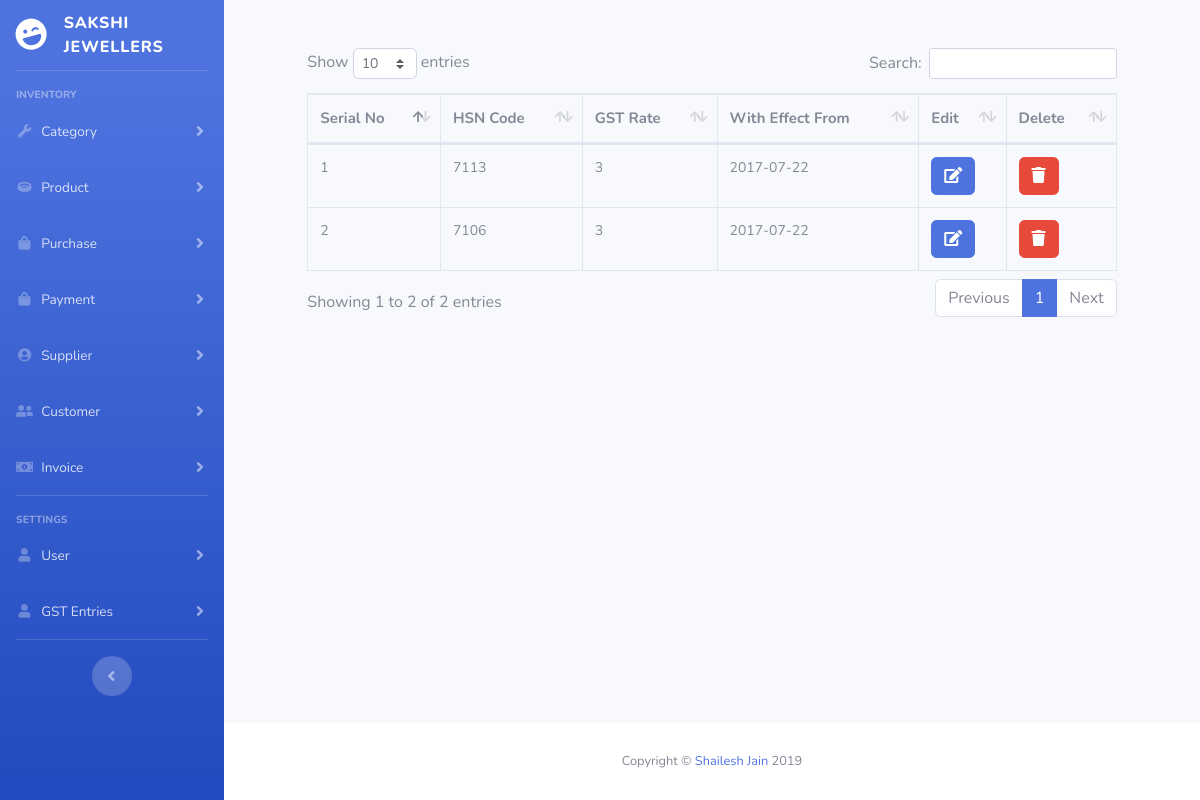
Screenshot of /gst.php with the database file from the repository.
### tables this page shows
CREATE TABLE `gst` (
  `gst_id` int(11) NOT NULL,
  `hsn_code` int(11) NOT NULL,
  `gst_rate` double NOT NULL,
  `wef` date NOT NULL,
  `deleted` int(1) NOT NULL DEFAULT '0',
  `created_at` datetime NOT NULL,
  `deleted_at` datetime NOT NULL,
  `created_by` int(11) NOT NULL,
  `deleted_by` int(11) NOT NULL
);

### gst.php (called while the page is built, shortened)
<?php
require_once ('helpers/static-components.php');

### db/core/CRUD.class.php (called while the page is built, shortened)
<?php
class CRUD
{
    private static $pdo;
    private static $dsn = "mysql:host=".HOST.";dbname=".DB;
    public static function init()
    {
        try
        {
            self::$pdo = new PDO(self::$dsn, USERNAME, PASSWORD);
            self::$pdo->setAttribute(PDO::ATTR_DEFAULT_FETCH_MODE, PDO::FETCH_OBJ);
        }
        catch (PDOException $ex)
        {
             throw $ex;
        }
    }
    public static function query($query, ...$params)
    {
        if(strpos($query, "?") === false){
            $res = self::$pdo->query($query);
            return $res;
        }
        return self::executePreparedStatement($query, ...$params);
    }
}

### db/models/GST.class.php (called while the page is built, shortened)
<?php
class GST extends Table
{
    public static function viewAll()
    {
       return $rs = CRUD::query("SELECT  @sr_no:=@sr_no+1 as serial_no,gst.* FROM gst INNER JOIN (SELECT MAX(wef) as wef, hsn_code from gst GROUP BY hsn_code) as g1 INNER JOIN (SELECT @sr_no:= 0) AS a WHERE gst.hsn_code = g1.hsn_code AND gst.wef = g1.wef AND gst.deleted = 0");
    }
}

### includes/pages/gst/view-all-gst.php (the view, shortened to what this page needs)
<?php
$model_name = "GST";
$column_names_as = array(
        "serial_no" => "Serial No",
        "hsn_code" => "HSN Code",
        "gst_rate" => "GST Rate",
        "wef" => "With Effect From",
);
?>
<div class="row">
    <div class="offset-1 col-md-10">
        <div class="table-responsive">
            <table class="tables table table-bordered">
                <thead>
                    <tr>
                        <?php
                        foreach ($column_names_as as $column_name_as) {
                            echo "<th>{$column_name_as}</th>";
                        }
                        ?>
                        <th>Edit</th>
                        <th>Delete</th>
                    </tr>
                </thead>
                <tbody>
                <?php
                $column_names = array_keys($column_names_as);
                $rs=$model_name::viewAll();
                while($row = $rs->fetch(PDO::FETCH_ASSOC)) {
                    echo "<tr>";
                    foreach ($column_names as $column_name) {
                        echo "<td>$row[$column_name]</td>";
                    }
                    echo "<td><a class='btn btn-primary text-white' href='gst.php?src=edit-gst&id={$row["gst_id"]}' data-toggle='tooltip' data-html='true' title='Edit this GST entry'><i class='fa fa-edit'></i></a></td>";
                    echo "<td><a class='btn btn-danger text-white delete' data-toggle='modal' data-target='#deleteModal' data-html='true' title='Delete this GST entry' data-delete='gst.php?form=delete-gst&hsn_code={$row["hsn_code"]}'><i class='fa fa-trash'></i></a></td>";
                }
                ?>
                </tbody>
            </table>
        </div>
    </div>
</div>

### rows the page displays
gst: column_name "1", hsn_code "7113", gst_rate "3", wef "2017-07-22"
gst: column_name "2", hsn_code "7106", gst_rate "3", wef "2017-07-22"

### other values shown
$column_name_as "Serial No"
$column_name_as "HSN Code"
$column_name_as "GST Rate"
$column_name_as "With Effect From"
